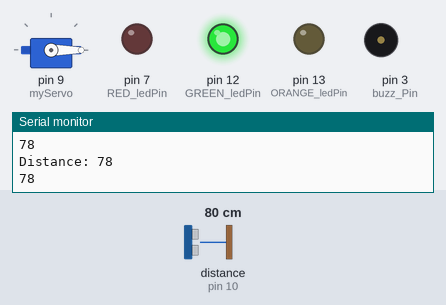
The sketch below on a simulated Arduino Uno, built with avr-gcc and run on an emulated ATmega328P. On the bench: servo, output pins drawn as LEDs (lit = HIGH), buzzer (waves = sounding), the last lines printed to the serial monitor. Wiring (inferred from the names in the program): ultrasonic range finder: trigger pin 11; echo pin 10. The inputs (shaded band) are chosen by the test bench; at power-on: distance to the obstacle (sensor on pin 10) 80 cm. The echo pulse lasts 58.3 µs per cm; pins used as bus, display or sensor lines are not drawn.

Above: at 3.8 s.
3.9 s: distance to the obstacle (sensor on pin 10) set to 17 cm
7.8 s: distance to the obstacle (sensor on pin 10) set to 14 cm
At 9.9 s:
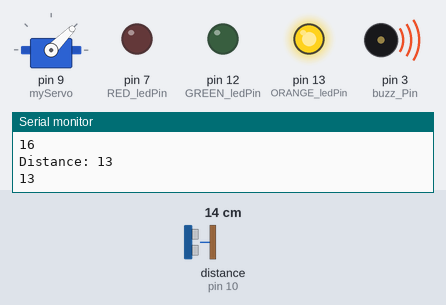
11.7 s: distance to the obstacle (sensor on pin 10) set to 8 cm
15.6 s: distance to the obstacle (sensor on pin 10) set to 5 cm
At 19.3 s:
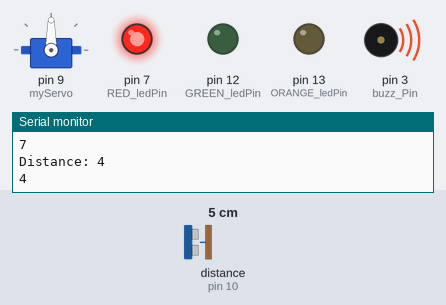
23.3 s: distance to the obstacle (sensor on pin 10) set to 18 cm
At 25.1 s:
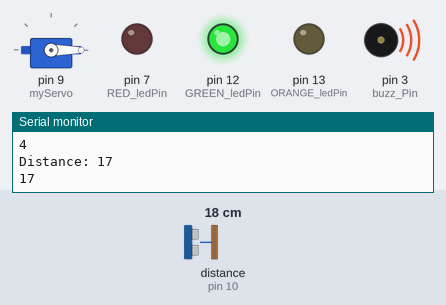
31.0 s: distance to the obstacle (sensor on pin 10) set to 2 cm
At 32.6 s:
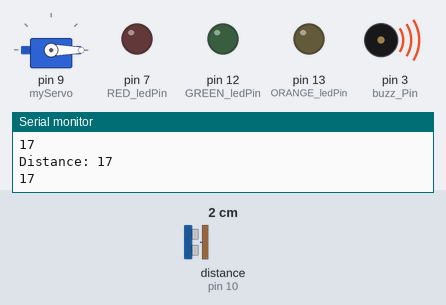
Timing chart, 0 to 39.7 s (numbered marks = the images above; inputs shaded):
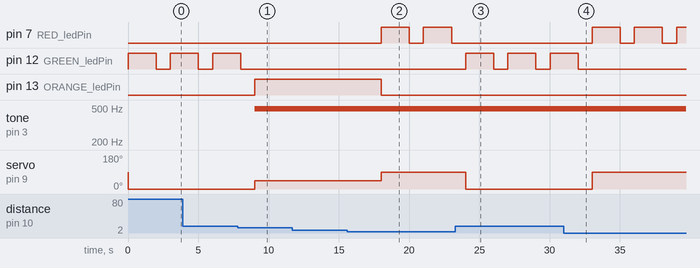

Measured:
- the behaviour switches between 16 and 15 cm on distance to the obstacle (sensor on pin 10) (found by bisection; images 0 and 1)
- the behaviour switches between 7 and 6 cm on distance to the obstacle (sensor on pin 10) (found by bisection; images 1 and 2)
- after the input at 7.8 s, pin 12 (GREEN_ledPin): goes on until 8.0 s, then stays LOW; pin 13 (ORANGE_ledPin): LOW → HIGH after 1.2 s; tone on pin 3 (buzz_Pin): silent → 490 Hz after 1.2 s; servo on pin 9 (myServo): 0° → 45° after 1.2 s
- after the input at 15.6 s, pin 7 (RED_ledPin): alternates HIGH for 2.0 s and LOW for 1.0 s, starting after 2.4 s; pin 13 (ORANGE_ledPin): HIGH → LOW after 2.4 s; servo on pin 9 (myServo): 45° → 90° after 2.4 s
- after the input at 23.3 s, pin 7 (RED_ledPin): stops changing and stays LOW; pin 12 (GREEN_ledPin): alternates HIGH for 2.0 s and LOW for 1.0 s, starting after 0.72 s; servo on pin 9 (myServo): 90° → 0° after 0.72 s
- after the input at 31.0 s, pin 7 (RED_ledPin): alternates HIGH for 2.0 s and LOW for 1.0 s, starting after 2.0 s; pin 12 (GREEN_ledPin): goes on until 32.0 s, then stays LOW; servo on pin 9 (myServo): 0° → 90° after 2.0 s

The sketch:

2nd_ArduinoBoardCode.ino
```cpp
////////FIRST ARDUINO CODE///////
///it's  gonna be processed by the first arduino

#include <Servo.h>
// Leds pins :
int GREEN_ledPin = 12;
int ORANGE_ledPin = 13;
int RED_ledPin = 7;

// ultrasonic sensor pins :
 int trigPin = 11;
 int echoPin = 10;

// buzzer pin :
int buzz_Pin= 3;

//servo
int pos = 0;
Servo myServo;

void setup()
{
  myServo.attach(9);
  pinMode(trigPin, OUTPUT);
  pinMode(echoPin, INPUT);
  pinMode(GREEN_ledPin, OUTPUT);
  pinMode(ORANGE_ledPin, OUTPUT);
  pinMode(RED_ledPin, OUTPUT);
  pinMode(buzz_Pin, OUTPUT);
  Serial.begin(9600);
}

void loop()
{
   // Clears the trigPin
  digitalWrite(trigPin, LOW);
  delayMicroseconds(2);
  // Sets the trigPin on HIGH state for 10 micro seconds
  digitalWrite(trigPin, HIGH);
  delayMicroseconds(10);
  digitalWrite(trigPin, LOW);
  // Reads the echoPin, returns the sound wave travel time in microseconds
 int duration = pulseIn(echoPin, HIGH);
  // Calculating the distance
 int distance = duration * 0.034 / 2;
  // Prints the distance on the Serial Monitor
  Serial.print("Distance: ");
  Serial.println(distance);

  // Send the distance information over serial communication to the secodn arduino
  Serial.println(distance);

  if (distance <= 5) {
    myServo.write(90);
    digitalWrite(GREEN_ledPin, LOW);
    digitalWrite(ORANGE_ledPin, LOW);
    digitalWrite(RED_ledPin, HIGH);
//Keeping the green LED on for 2 seconds
    delay(2000);
    digitalWrite(RED_ledPin, LOW);
  }
  else if (distance > 5 && distance < 15) {
    myServo.write(45);
    digitalWrite(GREEN_ledPin, LOW);
    digitalWrite(ORANGE_ledPin, HIGH);
    digitalWrite(RED_ledPin, LOW);
     analogWrite(buzz_Pin, 1000);// i set a random tone to the buzzer
    // Keeping the red LED and buzzer on for 2 seconds
    delay(2000);
     analogWrite(buzz_Pin, 0);
}
  else {
    myServo.write(0);
    digitalWrite(GREEN_ledPin, HIGH);
    digitalWrite(ORANGE_ledPin, LOW);
    digitalWrite(RED_ledPin, LOW);
    delay(2000);
    digitalWrite(GREEN_ledPin, LOW);
  }
   delay(1000);
}
```
